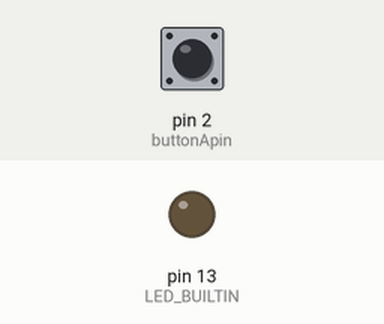
Recording of a sketch running on a simulated Arduino Uno, built with avr-gcc and run on an emulated ATmega328P. On the bench: output pins drawn as LEDs (lit = HIGH). The inputs (shaded band) are chosen by the test bench; at power-on: pin 2 (buttonApin) HIGH.

Above: at 1.2 s.
1.3 s: pin 2 (buttonApin) pulled LOW for 0.15 s
At 2.6 s:
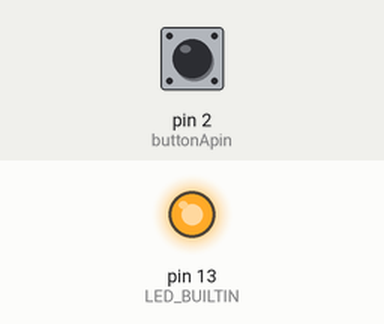
Timing chart, 0 to 12.3 s (numbered marks = the images above; inputs shaded):
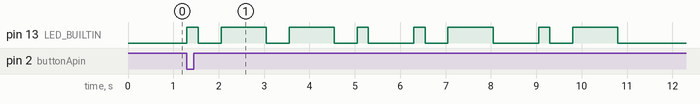

Measured:
- after the input at 1.3 s, pin 13 (LED_BUILTIN): LOW → HIGH at once, → LOW 0.25 s later, → HIGH 0.50 s later, → LOW 1.0 s later, … (16 changes in this stretch)

The sketch:

BlinkName.ino
```cpp
//TASK1.1P MORSE CODE BLINK
int buttonApin = 2;

void setup()
{
  pinMode(LED_BUILTIN, OUTPUT);
  pinMode(buttonApin, INPUT_PULLUP);
}


void loop()
{
  //SPEED IS SLOW TO AVOID BOUNCING
  digitalWrite(LED_BUILTIN, LOW);

  if (digitalRead(buttonApin) == LOW)
  {
  digitalWrite(LED_BUILTIN, HIGH);
  delay(250);
  digitalWrite(LED_BUILTIN, LOW);
  delay(500);
  digitalWrite(LED_BUILTIN, HIGH);
  delay(1000);
  digitalWrite(LED_BUILTIN, LOW);
  delay(500);
  digitalWrite(LED_BUILTIN, HIGH);
  delay(1000);
  digitalWrite(LED_BUILTIN, LOW);
  delay(500);
  digitalWrite(LED_BUILTIN, HIGH);
  delay(250);
  digitalWrite(LED_BUILTIN, LOW);
  delay(1000);


  //A .-
  digitalWrite(LED_BUILTIN, HIGH);
  delay(250);
  digitalWrite(LED_BUILTIN, LOW);
  delay(500);
  digitalWrite(LED_BUILTIN, HIGH);
  delay(1000);
  digitalWrite(LED_BUILTIN, LOW);
  delay(1000);

  //U ..-
  digitalWrite(LED_BUILTIN, HIGH);
  delay(250);
  digitalWrite(LED_BUILTIN, LOW);
  delay(500);
  digitalWrite(LED_BUILTIN, HIGH);
  delay(1000);
  digitalWrite(LED_BUILTIN, LOW);
  delay(1000);
  }
  else
  {
    digitalWrite(LED_BUILTIN, LOW);
  }
}
```
